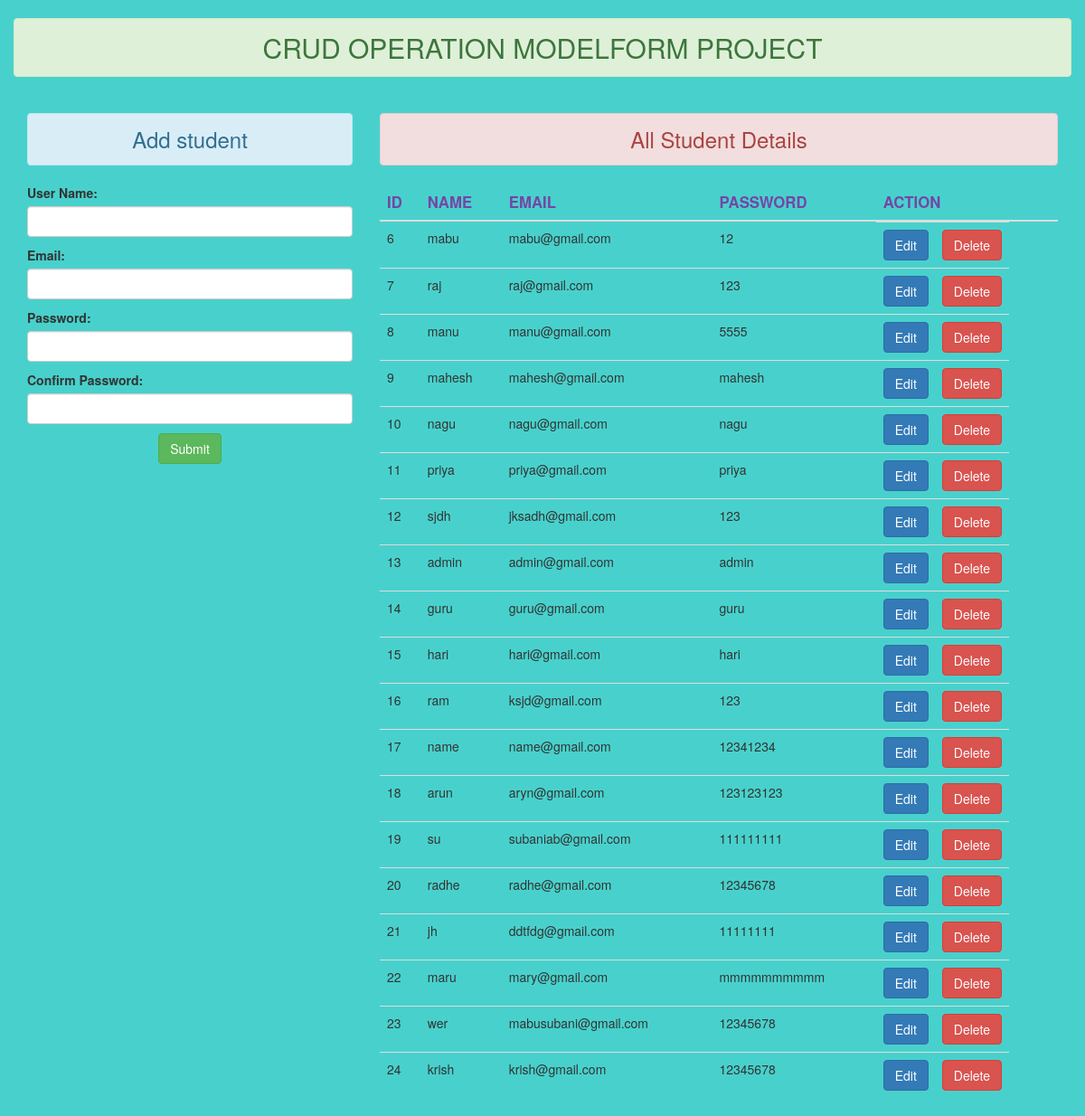
The page / on the database its author committed.
### main/models.py (models this page shows)
class Student(models.Model):
    name=models.CharField(max_length=100,verbose_name='User Name',unique=True)
    email=models.EmailField(max_length=50,unique=True)
    password=models.CharField(max_length=50)
    re_password=models.CharField(max_length=50,verbose_name='Confirm Password')

### main/views.py (the view)
# urls.py: path('',views.addandshow,name='addandshow'),
def addandshow(request):
    if request.method =="POST":
        fm=Studentform(request.POST)
        if fm.is_valid():
            fm.save()
            messages.success(request,'You are succesfully added student ')
            fm=Studentform()
    else:
        fm=Studentform()
    temp=Student.objects.all()
    return render(request,'main/addandshow.html',{'form':fm,'values':temp})

### main/forms.py (shortened to what this page needs)
class Studentform(forms.ModelForm):
    class Meta:
        model=Student
        fields='__all__'
        widgets={
            'name':forms.TextInput(attrs={'class':'form-control'}),
            'email':forms.EmailInput(attrs={'class':'form-control'}),
            'password':forms.PasswordInput(render_value=True, attrs={'class':'form-control'}),
            're_password':forms.PasswordInput(render_value=True, attrs={'class':'form-control'}),
        }

### main/templates/main/addandshow.html (shortened to what this page needs)
{% extends 'main/base.html' %}
{% block containt %}
    <div class="container-fluid">
        <div class="row">
            <div class="col-sm-4  ">
                <h3 class="alert alert-info text-center"> Add student</h3>
                <form action="" method="post">
                    {{form.as_p}}
                  <center> <input type="submit" value="Submit" class="btn btn-success "> </center>
                </form>
            </div>
            <div class="col-sm-8 ">
                <h3 class="alert alert-danger text-center ">All Student Details</h3>
                {% if values %}
                        <table class="table  table-hover ">
                            <thead>
                                <tr class="table_header">
                                    <th scope="col">ID</th>
                                    <th scope="col">NAME</th>
                                    <th scope="col">EMAIL</th>
                                    <th scope="col">PASSWORD</th>
                                    <th scope="col">ACTION </th>
                                </tr>
                            </thead>
                            <tbody>
                                {% for value in values %}
                                        <tr  id="table_row">
                                            <td>{{value.id}}</td>
                                            <td>{{value.name}}</td>
                                            <td>{{value.email}}</td>
                                            <td>{{value.password}}</td>
                                            <td class="action">
                                                <a href="{% url 'edit' value.id %}" class="btn btn-primary" style="margin-right:15px;" > Edit </a>
                                                <form action="{% url 'delete' value.id %}" method="post" >
                                                    <input type="submit" value="Delete" class='btn btn-danger'>
                                                </form>
                                            </td>
                                        </tr>
                                {% endfor %}
                            </tbody>
                        </table>
                {% endif %}
            </div>
        </div>
    </div>
{% endblock containt %}

### main/templates/main/base.html (shortened to what this page needs)
<!DOCTYPE html>
{% load static %}
<html lang="en">
<head>
    <link rel="stylesheet" href="{%  static 'css\bootstrap.min.css'%}">
</head>
<body /style="background-color:mediumturquoise">
    <div class="container">
        <div class="row">
            <h2 class="alert alert-success text-center">CRUD OPERATION MODELFORM PROJECT</h2>
            {% block containt%}
            {% endblock containt %}
        </div>
    </div>
</body>
</html>

### main/templates/main/addandshow.html (style rules this page uses)
.action { display: inline-flex; }
.table_header { color:#7446a6; font-size: larger; }

### rows shown on the page
Student: id "6", name "mabu", email "mabu@gmail.com", password "12"
Student: id "7", name "raj", email "raj@gmail.com", password "123"
Student: id "8", name "manu", email "manu@gmail.com", password "5555"
Student: id "9", name "mahesh", email "mahesh@gmail.com", password "mahesh"
Student: id "10", name "nagu", email "nagu@gmail.com", password "nagu"
Student: id "11", name "priya", email "priya@gmail.com", password "priya"
Student: id "12", name "sjdh", email "jksadh@gmail.com", password "123"
Student: id "13", name "admin", email "admin@gmail.com", password "admin"
Student: id "14", name "guru", email "guru@gmail.com", password "guru"
Student: id "15", name "hari", email "hari@gmail.com", password "hari"
Student: id "16", name "ram", email "ksjd@gmail.com", password "123"
Student: id "17", name "name", email "name@gmail.com", password "12341234"
Student: id "18", name "arun", email "aryn@gmail.com", password "123123123"
Student: id "19", name "su", email "subaniab@gmail.com", password "111111111"
Student: id "20", name "radhe", email "radhe@gmail.com", password "12345678"
Student: id "21", name "jh", email "ddtfdg@gmail.com", password "11111111"
Student: id "22", name "maru", email "mary@gmail.com", password "mmmmmmmmmm"
Student: id "23", name "wer", email "mabusubani@gmail.com", password "12345678"
Student: id "24", name "krish", email "krish@gmail.com", password "12345678"
